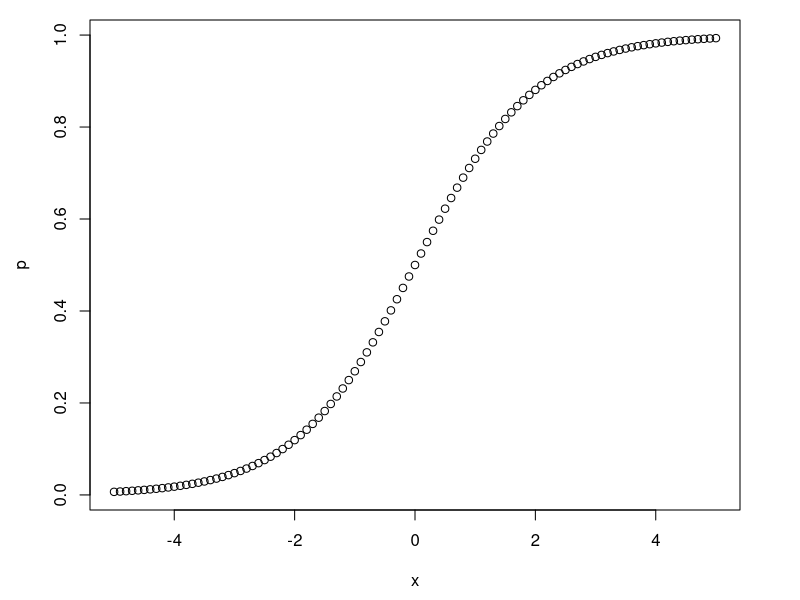
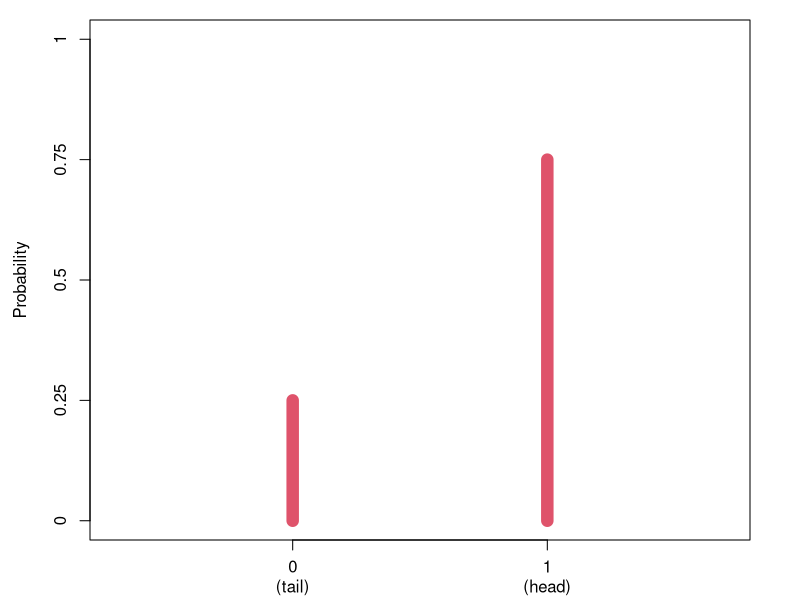

Generate these figures, in order, with R:
## ---- chunk 1
knitr::opts_chunk$set(
	message = FALSE,
	warning = FALSE,
	#results = 'hold',
	out.width = "100%",
	fig.align = 'center',
	comment = "",
	fig.dim = c(10, 5.5),
   dpi = 300,
   dev.args = list(bg = "transparent"),
   NULL
)
## ---- chunk 2
D = c( A=0.4, B=0.1 )  # Difficulty of item
A = c( R=0.5, T=0.1, J=-0.4 )  # Ability of student (R:Rob, T:Tom, J:Joe)

dat = expand.grid( 
   I = c( "A", "B" ),      # Item index
   T = c( "R", "T", "J" )  # Testee index
)
dat
## ---- chunk 3
dat$A = A[ dat$T ]  # map ability to df by testee index T
dat$D = D[ dat$I ]  # map difficulty to df by item index I
dat
## ---- chunk 4
dat$Mu = dat$A - dat$D
dat
## ---- chunk 5
# Set plot margins  # (b, l, t, r)
par(oma=c(0,0,0,0))  # Outer margin
par(mar=c(4.5, 4.5, 1, 3) )  # margin

logistic = function(x) 1 / ( 1 + exp(-x) )
x = seq( -5, 5, by=0.1 )
p = logistic( x )
plot( x, p )
## ---- chunk 6
#| echo: false
#par( mar = c(bottom, left, top, right) )
par(oma=c(0,0,0,0))  # outer margin
par(mar=c(3, 4.5, 1, 2.5) )  # margin

yseq = seq(0, 1, .25)
plot(1, type="n", xaxt='n', yaxt='n',
     ylab = "Probability", xlab="",
     xlim=c(-.7, 1.7), ylim=c(0, 1) )
lines( c(0, 0), c(0, 0.25), lwd=12, col=2 )
lines( c(1, 1), c(0, 0.75), lwd=12, col=2 )
axis( 2, at=yseq, labels=sprintf("%.2g", yseq) )
axis( 1, at=0:1, padj = .5,
     labels = c("0\n(tail)", "1\n(head)"), 
)
## ---- chunk 7
# Generating 0/1 from Bernoulli distribution with given probabilites
rbern = function( p, n=length(p) ) 
   rbinom( n=n, size=1, prob=p )

set.seed(13)
dat$P = logistic( dat$Mu )
dat$R = rbern( dat$P )
dat
